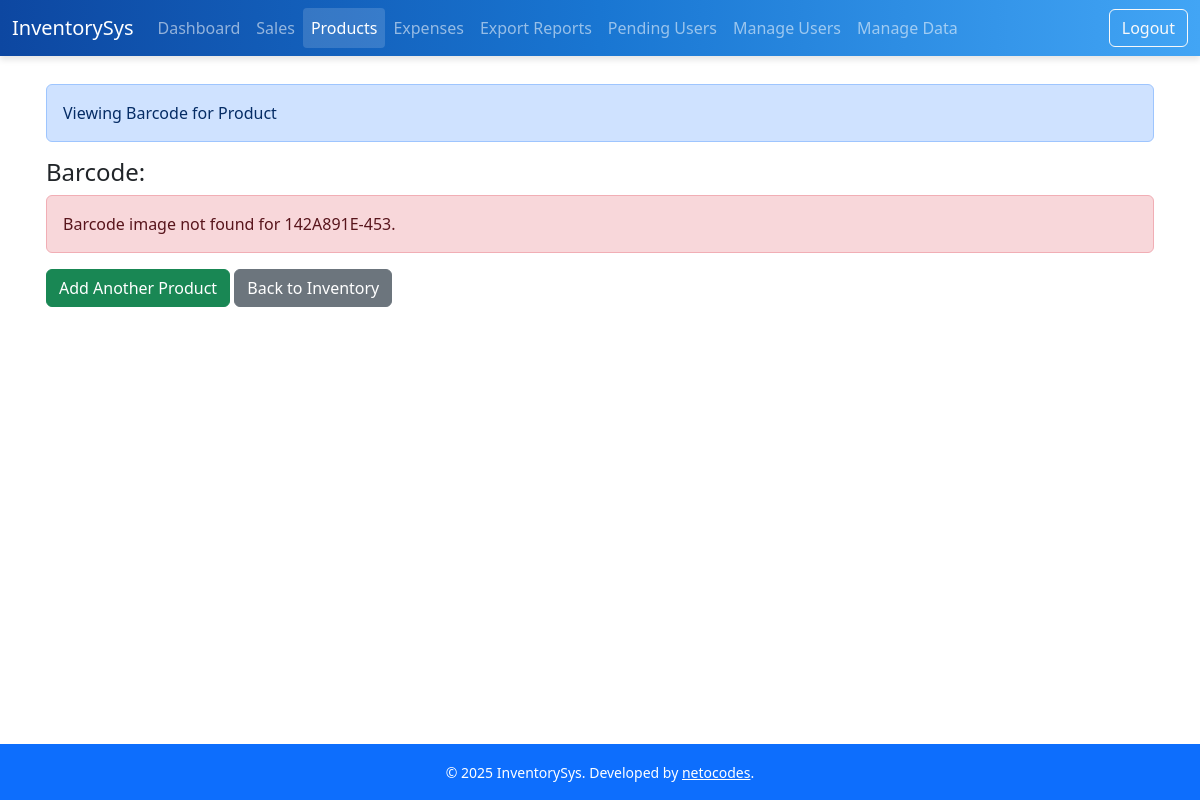
Before: /product/142A891E-453/barcode (signed in) with the older database file.
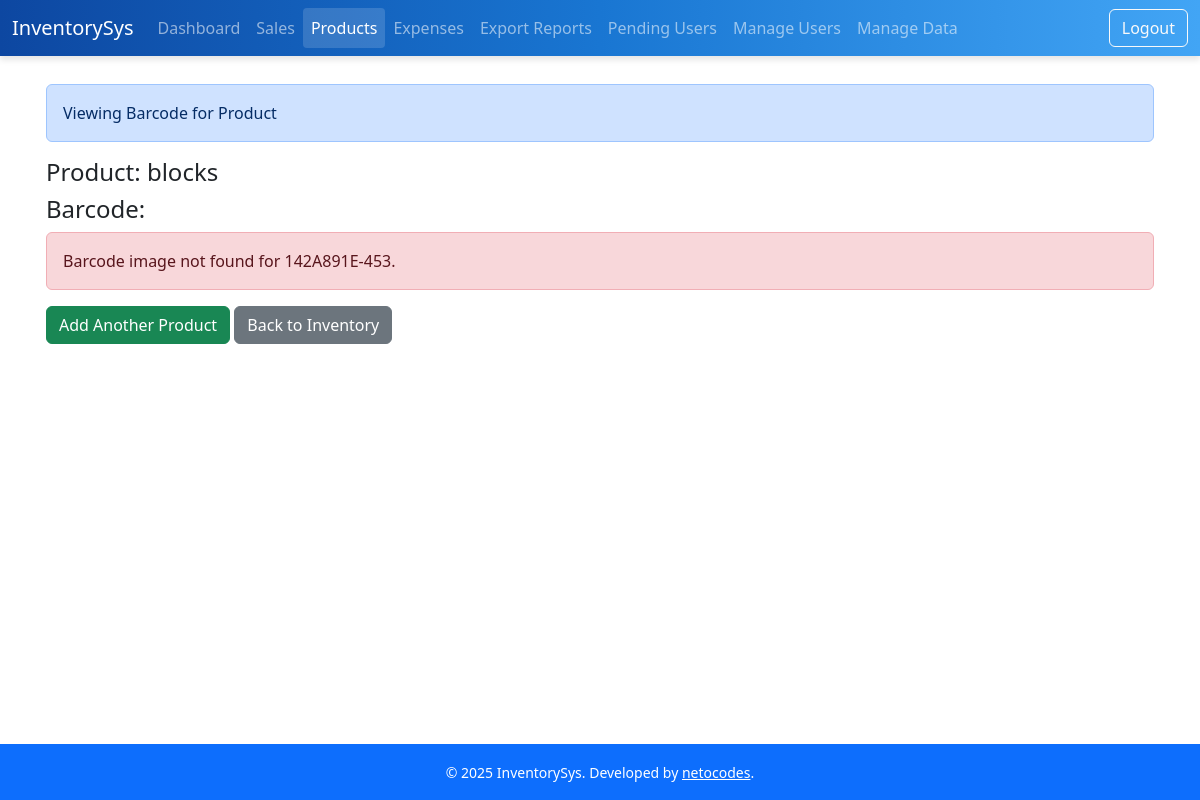
After: the same page with the newer database file.
### models.py (models this page shows)
class Product(db.Model):
    id = db.Column(db.Integer, primary_key=True)
    uuid = db.Column(db.String(36), unique=True, default=lambda: str(uuid.uuid4()))
    barcode = db.Column(db.String(100), unique=True, nullable=True)  # <-- Add this line
    name = db.Column(db.String(100), nullable=False)
    quantity = db.Column(db.Integer, nullable=False)
    price = db.Column(db.Float, nullable=False)
    cost_price = db.Column(db.Float, nullable=False)
    timestamp = db.Column(db.DateTime, default=datetime.utcnow)
    last_modified = db.Column(db.DateTime, default=datetime.utcnow, onupdate=datetime.utcnow)
    synced = db.Column(db.Boolean, default=False)
    sales = db.relationship('Sale', backref='product', lazy=True)

### app.py (the view)
@app.route('/product/<barcode_value>/barcode')
def view_barcode(barcode_value):
    barcode_path = os.path.join('static', 'barcodes', f'{barcode_value}.png')
    barcode_exists = os.path.exists(barcode_path)
    product = Product.query.filter_by(barcode=barcode_value).first()
    return render_template(
        'add_success.html',
        product=product,
        barcode_value=barcode_value,
        barcode_exists=barcode_exists,
        from_view=True  # distinguish from actual add
    )

### app.py (called while the page is built)
@login_manager.user_loader
def load_user(user_id):
    return User.query.get(int(user_id))

### models.py (called while the page is built)
    def is_admin(self):
        return self.role == 'admin'

### templates/add_success.html
{% extends "base.html" %}
{% block content %}
{% if not from_view %}
    <div class="alert alert-success">
        Product added successfully!
    </div>
{% else %}
    <div class="alert alert-primary">
        Viewing Barcode for Product
    </div>
{% endif %}
{% if product %}
    <h4>Product: {{ product.name }}</h4>
{% endif %}
<h4>Barcode:</h4>
{% if barcode_exists %}
    <img src="{{ url_for('static', filename='barcodes/' + barcode_value + '.png') }}" alt="Barcode" style="max-width: 300px;"><br><br>
    <a href="{{ url_for('static', filename='barcodes/' + barcode_value + '.png') }}" class="btn btn-primary" download>Download Barcode</a>
    <button onclick="window.print()" class="btn btn-info">Print Barcode</button>
{% else %}
    <div class="alert alert-danger">Barcode image not found for {{ barcode_value }}.</div>
{% endif %}
<a href="{{ url_for('add_product') }}" class="btn btn-success">Add Another Product</a>
<a href="{{ url_for('index') }}" class="btn btn-secondary">Back to Inventory</a>
{% endblock %}

Changed rows visible on the page:
now on this page (row edited): Product: name "blocks"
Other visible differences:
text now shown: "Product:"
